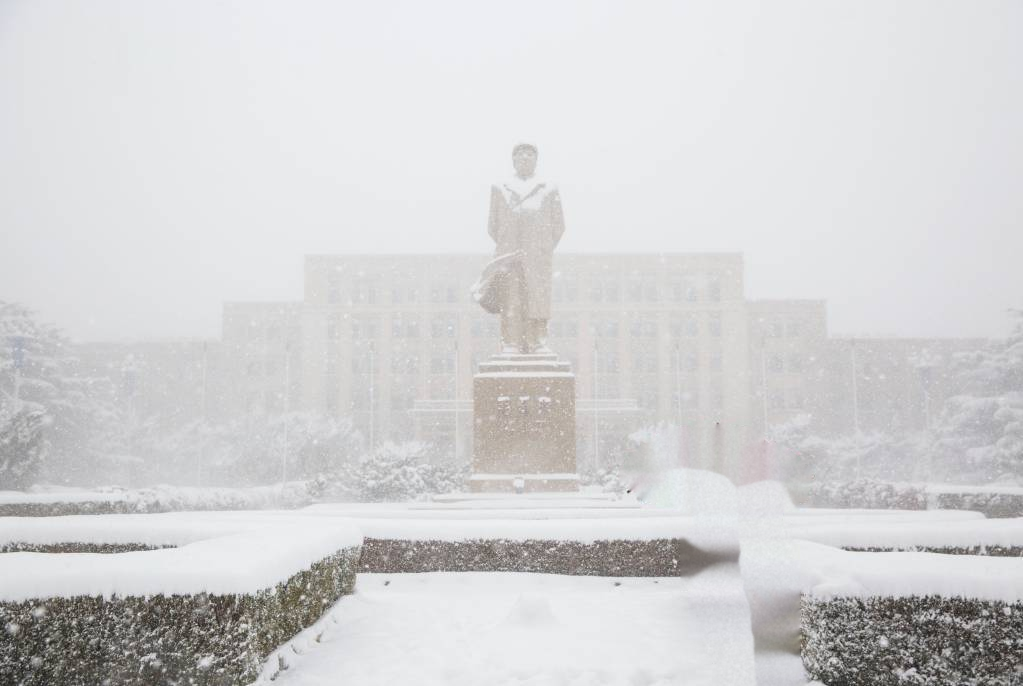
#> input picture assets/intro/dlut_dl/snow_clean.png, 1023 x 686 px
$ python intro_compose.py ../assets/identity/chen.png
#> lines starting #> are read from the running program, lines starting #| are printed output that depends on the picture
### config.py
# -*- coding: utf-8 -*-
"""全局路径配置：一切路径都相对仓库根目录推导，换任何电脑都能运行（不依赖 Blender，Blender 内外的脚本都 import 它）。
外部工具统一由 setup/ 下的安装脚本下载到 <仓库>/.tools/，也可以用环境变量指定已有安装：
  V11_BLENDER  Blender 可执行文件      V11_FFMPEG  ffmpeg 可执行文件      V11_RHUBARB  rhubarb 可执行文件
"""
import os, sys, shutil, platform

ROOT = os.path.dirname(os.path.abspath(__file__))
WIN = platform.system() == 'Windows'
EXE = '.exe' if WIN else ''

def P(*parts):
    return os.path.join(ROOT, *parts)

# ---- 工程目录 ----
STORY = P('story')                 # 剧本结构、台词、走位表
BLENDER_SCRIPTS = P('blender')     # Blender 端脚本
ASSETS = P('assets')               # 固定资产（入库，Git LFS）
CAST = P('assets', 'cast')         # 7 个角色 .blend
if os.environ.get('V11_CAST_DIR'): CAST = os.environ['V11_CAST_DIR']   # 迭代新版人物时先建到暂存目录（不影响正在跑的渲染）
SETS = P('assets', 'sets')         # 19 个场景 .blend
AUDIO = P('assets', 'audio')       # 78 句配音 wav + meta.json
VISEMES = P('build', 'visemes')    # 口型序列（可重新生成）
MOCAP = P('build', 'mocap')        # CMU 动作捕捉片段（安装脚本下载）
SHOTS = P('build', 'shots')        # 每个片段的完整动画 .blend（可重新生成）
RENDERS = P('build', 'renders')    # 白模画面 / 深度图（可重新生成）
PREVIS = P('build', 'previs')      # 预演视频（可重新生成）
# 快速剧情预览：V11_PREVIEW=1 时用 EEVEE 低分辨率渲染，输出与正式渲染分开存放
PREVIEW = os.environ.get('V11_PREVIEW') == '1'
if PREVIEW:
    RENDERS = P('build', 'renders_preview'); PREVIS = P('build', 'previs_preview')
LOGS = P('build', 'logs')

# ---- 外部工具（.tools/ 下，由 setup 脚本下载）----
TOOLS = P('.tools')
# MakeHuman 社区服装包（上衣/裤子/裙子/鞋，约 500 MB，放 E 盘；安装脚本 setup/get_mh_community.ps1 下载）
MH_COMMUNITY = os.environ.get('V11_MH_COMMUNITY') or (r'E:\v11_assets\mh_community' if os.path.isdir(r'E:\v11_assets\mh_community') else os.path.join(TOOLS, 'mh_community_clothes'))
BLENDER_VERSION = '4.5.16'
BLENDER_USER = os.path.join(TOOLS, 'blender_user')   # Blender 用户目录放在仓库内：插件与 MakeHuman 素材都在这里，不污染系统

def _find(env, candidates, which=None):
#> called with env = 'V11_BLENDER', which = 'blender'
    if os.environ.get(env): return os.environ[env]
    for c in candidates:
        if os.path.exists(c): return c
    return shutil.which(which) if which else None

BLENDER = _find('V11_BLENDER', [os.path.join(TOOLS, 'blender', 'blender' + EXE)], 'blender')
FFMPEG = _find('V11_FFMPEG', [os.path.join(TOOLS, 'ffmpeg', 'ffmpeg' + EXE)], 'ffmpeg')
FFPROBE = _find('V11_FFPROBE', [os.path.join(TOOLS, 'ffmpeg', 'ffprobe' + EXE)], 'ffprobe')
RHUBARB = _find('V11_RHUBARB', [os.path.join(TOOLS, 'rhubarb', 'rhubarb' + EXE)], 'rhubarb')
FONT = os.path.join(TOOLS, 'fonts', 'NotoSansSC-Regular.ttf')     # 开源字体（SIL OFL），字幕与字卡用
FONT_NAME = 'Noto Sans SC'
FONTS_DIR = os.path.join(TOOLS, 'fonts')
BLENDER_HAIR_LIB = None   # Blender 自带发丝节点库，运行时按 Blender 安装位置推导（见 blender_hair_lib()）

# [4 lines left out: function blender_hair_lib, not called in this run]

def mpfb_data():
    """MakeHuman 素材目录（MPFB 用户数据）。BLENDER_USER_RESOURCES 指向仓库内目录，所以它也在仓库内。"""
    return os.path.join(BLENDER_USER, 'extensions', '.user', 'user_default', 'mpfb', 'data')

# [7 lines left out: function blender_env, not called in this run]

# ---- 配音模型（仅在需要改台词、重新配音时使用；由 setup/setup_tts_* 安装，或用环境变量指向已有安装）----
SPARK_DIR = os.environ.get('V11_SPARK_DIR') or os.path.join(TOOLS, 'Spark-TTS')           # 含 pretrained_models/Spark-TTS-0.5B
COSYVOICE_DIR = os.environ.get('V11_COSYVOICE_DIR') or os.path.join(TOOLS, 'CosyVoice')   # 含 pretrained_models/CosyVoice2-0.5B
VOICE_TOOLS = P('voice_tools')

for _d in (VISEMES, MOCAP, SHOTS, RENDERS, PREVIS, LOGS):
    os.makedirs(_d, exist_ok=True)
for _p in (ROOT, STORY, BLENDER_SCRIPTS, os.path.join(BLENDER_SCRIPTS, 'lib')):
    if _p not in sys.path: sys.path.insert(0, _p)

### blender/intro_compose.py
# -*- coding: utf-8 -*-
"""片头合成（本地）：背景 = 大工官网「校园风光」雪中雕像照（已去掉打伞的人）；中间露出雕像；
Claude 娘（绿幕讲解视频抠像）站右侧；左上角大工校徽（官网 SVG 染成大工蓝）；她伸手示意左侧时浮现 GitHub 卡片；
配音 = Claude 娘 6 号音色（3.6 秒版）。
用法：python blender/intro_compose.py [--preview]   → build/intro/intro.mp4（--preview 只出一张版式图）"""
import os, sys, subprocess
import numpy as np, cv2
sys.path.insert(0, os.path.dirname(os.path.dirname(os.path.abspath(__file__))))
import config
A = os.path.join(config.ROOT, 'assets', 'intro')
OUT = os.path.join(config.ROOT, 'build', 'intro'); os.makedirs(OUT, exist_ok=True)
W, H, FPS = 1920, 1080, 24
BG = os.path.join(A, 'dlut_dl', 'snow_clean.png')
LOGO = os.path.join(A, 'dlut_dl', 'logo_blue_big.png')
M = os.path.join(config.ROOT, 'mascot', 'claude_girl')   # Claude 娘素材库（形象、绿幕视频、音色）
GIRL = os.environ.get('V11_INTRO_GIRL') or os.path.join(M, 'video', 'talk_greenscreen_720x1280.mp4')   # 竖屏高清版生成后由 make_final.ps1 指定
VOICE = os.path.join(M, 'voice', 'sample_本视频由ClaudeOpus5.5领衔制作.wav')
REPO = 'github.com/Gnt191612/maopi-life-short-drama'
TITLE = '毛坯人生，精装朋友圈'
LEADER = '郭宁桐'
MEMBERS = ['梁钧咏', '王启元', '刘洋', '蔡磊', '仝启瀚', '刘译阳']

def background():
    im = cv2.imread(BG); h, w = im.shape[:2]
#> in background, im is the input picture: shape (686, 1023, 3); mean B, G, R 211.8, 210.7, 210.9
#> after `h, w = im.shape[:2]`: h = 686; w = 1023
    s = W / w; im = cv2.resize(im, (W, int(h * s + 0.5)), interpolation=cv2.INTER_CUBIC)
#> after `s = W / w`: s = 1.88
    y0 = int((im.shape[0] - H) * 0.30)                       # 少裁上面（雕像头顶留空间）
#> y0 = 62
    im = im[y0:y0 + H]
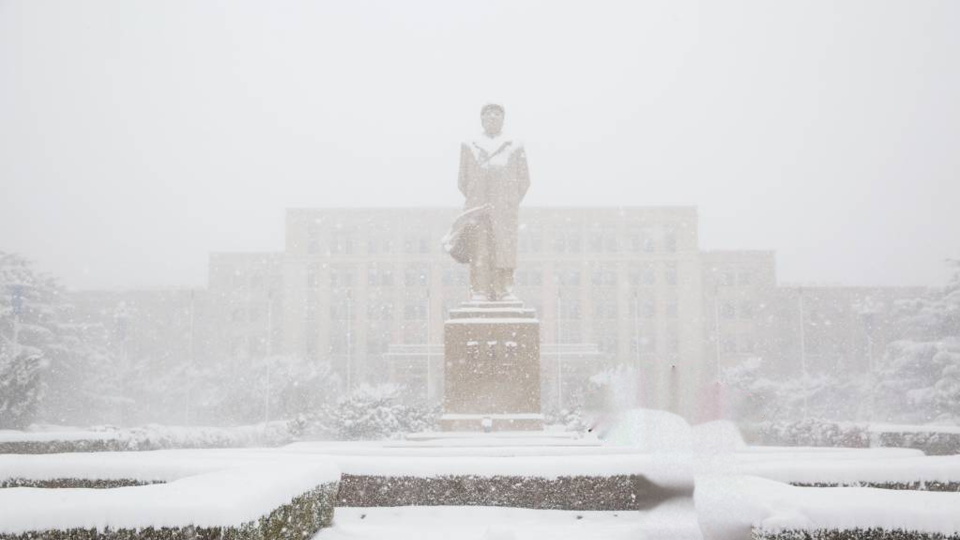
#> im: shape (1080, 1920, 3) (shown at 1/2 size); mean B, G, R 216.6, 215.4, 215.6
    return cv2.GaussianBlur(im, (0, 0), 1.2)                  # 放大后的锯齿柔一下，也像浅景深

# [73 lines left out: functions key_green, logo_layer, card, over, frame, not called in this run]

def main():
#> (the run stopped early here; a loop or call above may not have finished)
